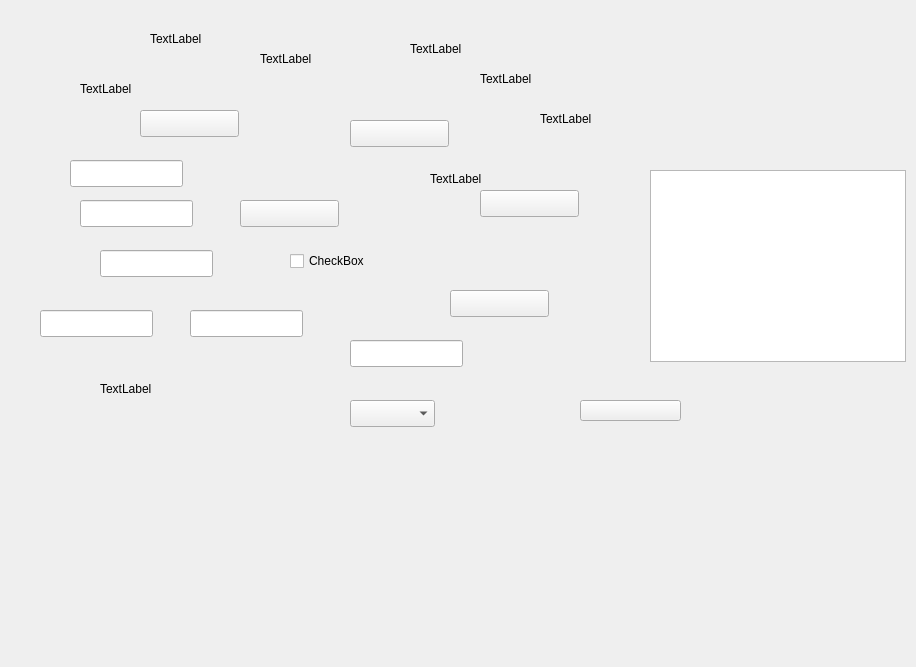
<?xml version="1.0" encoding="UTF-8"?>
<ui version="4.0">
 <class>QSettingUserForm</class>
 <widget class="QWidget" name="QSettingUserForm">
  <property name="geometry">
   <rect>
    <x>0</x>
    <y>0</y>
    <width>916</width>
    <height>667</height>
   </rect>
  </property>
  <property name="windowTitle">
   <string>Form</string>
  </property>
  <widget class="QPushButton" name="pb_settinguser_pgup">
   <property name="geometry">
    <rect>
     <x>140</x>
     <y>110</y>
     <width>99</width>
     <height>27</height>
    </rect>
   </property>
   <property name="text">
    <string/>
   </property>
  </widget>
  <widget class="QPushButton" name="pb_settinguser_pgdn">
   <property name="geometry">
    <rect>
     <x>240</x>
     <y>200</y>
     <width>99</width>
     <height>27</height>
    </rect>
   </property>
   <property name="text">
    <string/>
   </property>
  </widget>
  <widget class="QPushButton" name="pb_settinguser_delete">
   <property name="geometry">
    <rect>
     <x>350</x>
     <y>120</y>
     <width>99</width>
     <height>27</height>
    </rect>
   </property>
   <property name="text">
    <string/>
   </property>
  </widget>
  <widget class="QPushButton" name="pb_settinguser_add">
   <property name="geometry">
    <rect>
     <x>480</x>
     <y>190</y>
     <width>99</width>
     <height>27</height>
    </rect>
   </property>
   <property name="text">
    <string/>
   </property>
  </widget>
  <widget class="QPushButton" name="pb_settinguser_save">
   <property name="geometry">
    <rect>
     <x>450</x>
     <y>290</y>
     <width>99</width>
     <height>27</height>
    </rect>
   </property>
   <property name="text">
    <string/>
   </property>
  </widget>
  <widget class="QLineEdit" name="le_settinguser_name">
   <property name="geometry">
    <rect>
     <x>70</x>
     <y>160</y>
     <width>113</width>
     <height>27</height>
    </rect>
   </property>
  </widget>
  <widget class="QLineEdit" name="le_settinguser_passwd">
   <property name="geometry">
    <rect>
     <x>80</x>
     <y>200</y>
     <width>113</width>
     <height>27</height>
    </rect>
   </property>
  </widget>
  <widget class="QLineEdit" name="le_settinguser_passwdcomfire">
   <property name="geometry">
    <rect>
     <x>100</x>
     <y>250</y>
     <width>113</width>
     <height>27</height>
    </rect>
   </property>
  </widget>
  <widget class="QLineEdit" name="le_settinguser_people">
   <property name="geometry">
    <rect>
     <x>40</x>
     <y>310</y>
     <width>113</width>
     <height>27</height>
    </rect>
   </property>
  </widget>
  <widget class="QLineEdit" name="le_settinguser_time">
   <property name="geometry">
    <rect>
     <x>190</x>
     <y>310</y>
     <width>113</width>
     <height>27</height>
    </rect>
   </property>
  </widget>
  <widget class="QLineEdit" name="le_settinguser_note">
   <property name="geometry">
    <rect>
     <x>350</x>
     <y>340</y>
     <width>113</width>
     <height>27</height>
    </rect>
   </property>
  </widget>
  <widget class="QLabel" name="lb_settinguser_name">
   <property name="geometry">
    <rect>
     <x>150</x>
     <y>30</y>
     <width>67</width>
     <height>17</height>
    </rect>
   </property>
   <property name="text">
    <string>TextLabel</string>
   </property>
  </widget>
  <widget class="QLabel" name="lb_settinguser_passwd">
   <property name="geometry">
    <rect>
     <x>260</x>
     <y>50</y>
     <width>67</width>
     <height>17</height>
    </rect>
   </property>
   <property name="text">
    <string>TextLabel</string>
   </property>
  </widget>
  <widget class="QLabel" name="lb_settinguser_passwdcomfrie">
   <property name="geometry">
    <rect>
     <x>410</x>
     <y>40</y>
     <width>67</width>
     <height>17</height>
    </rect>
   </property>
   <property name="text">
    <string>TextLabel</string>
   </property>
  </widget>
  <widget class="QLabel" name="lb_settinguser_people">
   <property name="geometry">
    <rect>
     <x>480</x>
     <y>70</y>
     <width>67</width>
     <height>17</height>
    </rect>
   </property>
   <property name="text">
    <string>TextLabel</string>
   </property>
  </widget>
  <widget class="QLabel" name="lb_settinguser_time">
   <property name="geometry">
    <rect>
     <x>540</x>
     <y>110</y>
     <width>67</width>
     <height>17</height>
    </rect>
   </property>
   <property name="text">
    <string>TextLabel</string>
   </property>
  </widget>
  <widget class="QLabel" name="lb_settinguser_note">
   <property name="geometry">
    <rect>
     <x>430</x>
     <y>170</y>
     <width>67</width>
     <height>17</height>
    </rect>
   </property>
   <property name="text">
    <string>TextLabel</string>
   </property>
  </widget>
  <widget class="QTableView" name="tb_settinguser_list">
   <property name="geometry">
    <rect>
     <x>650</x>
     <y>170</y>
     <width>256</width>
     <height>192</height>
    </rect>
   </property>
  </widget>
  <widget class="QLabel" name="lb_settinguser_quanxian">
   <property name="geometry">
    <rect>
     <x>100</x>
     <y>380</y>
     <width>67</width>
     <height>17</height>
    </rect>
   </property>
   <property name="text">
    <string>TextLabel</string>
   </property>
  </widget>
  <widget class="QComboBox" name="cb_settinguser_quanxian">
   <property name="geometry">
    <rect>
     <x>350</x>
     <y>400</y>
     <width>85</width>
     <height>27</height>
    </rect>
   </property>
  </widget>
  <widget class="QPushButton" name="pb_settinguser_change">
   <property name="geometry">
    <rect>
     <x>580</x>
     <y>400</y>
     <width>101</width>
     <height>21</height>
    </rect>
   </property>
   <property name="text">
    <string/>
   </property>
  </widget>
  <widget class="QLabel" name="label_usertitle">
   <property name="geometry">
    <rect>
     <x>80</x>
     <y>80</y>
     <width>67</width>
     <height>17</height>
    </rect>
   </property>
   <property name="text">
    <string>TextLabel</string>
   </property>
  </widget>
  <widget class="QCheckBox" name="checkBoxDefaultLogin">
   <property name="geometry">
    <rect>
     <x>290</x>
     <y>250</y>
     <width>97</width>
     <height>22</height>
    </rect>
   </property>
   <property name="text">
    <string>CheckBox</string>
   </property>
  </widget>
 </widget>
 <resources/>
 <connections/>
</ui>
